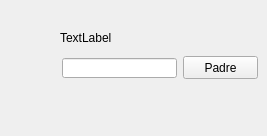
<?xml version="1.0" encoding="UTF-8"?>
<ui version="4.0">
 <class>MainWindow</class>
 <widget class="QMainWindow" name="MainWindow">
  <property name="geometry">
   <rect>
    <x>0</x>
    <y>0</y>
    <width>267</width>
    <height>136</height>
   </rect>
  </property>
  <property name="windowTitle">
   <string>MainWindow</string>
  </property>
  <widget class="QWidget" name="centralwidget">
   <widget class="QLineEdit" name="texto_hijo">
    <property name="geometry">
     <rect>
      <x>62</x>
      <y>58</y>
      <width>115</width>
      <height>20</height>
     </rect>
    </property>
   </widget>
   <widget class="QPushButton" name="boton_hijo">
    <property name="geometry">
     <rect>
      <x>183</x>
      <y>56</y>
      <width>75</width>
      <height>23</height>
     </rect>
    </property>
    <property name="text">
     <string>Padre</string>
    </property>
   </widget>
   <widget class="QLabel" name="label">
    <property name="geometry">
     <rect>
      <x>60</x>
      <y>30</y>
      <width>81</width>
      <height>16</height>
     </rect>
    </property>
    <property name="text">
     <string>TextLabel</string>
    </property>
   </widget>
  </widget>
 </widget>
 <resources/>
 <connections/>
</ui>
